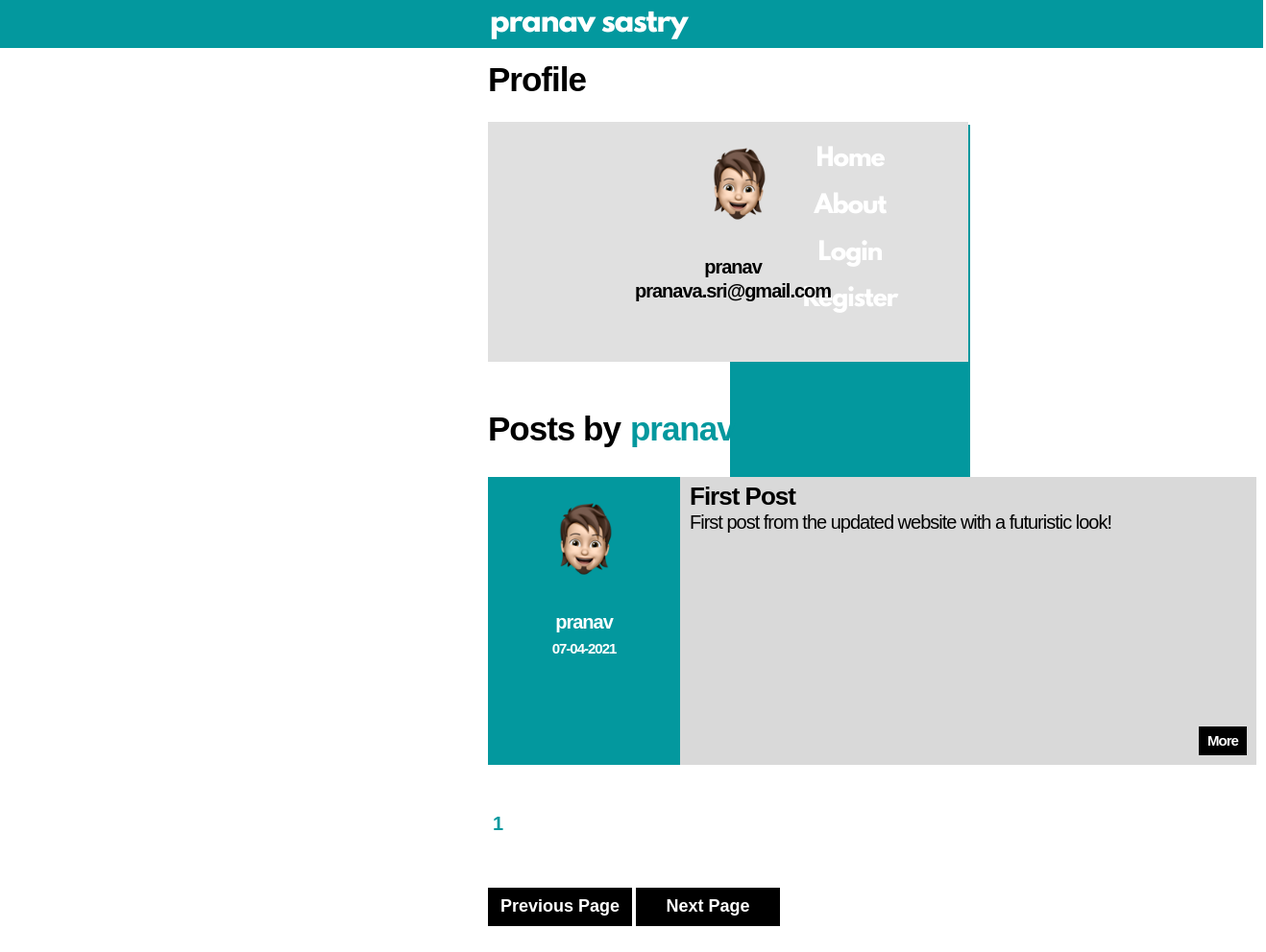
/pranav, run on an earlier commit of the app's database.
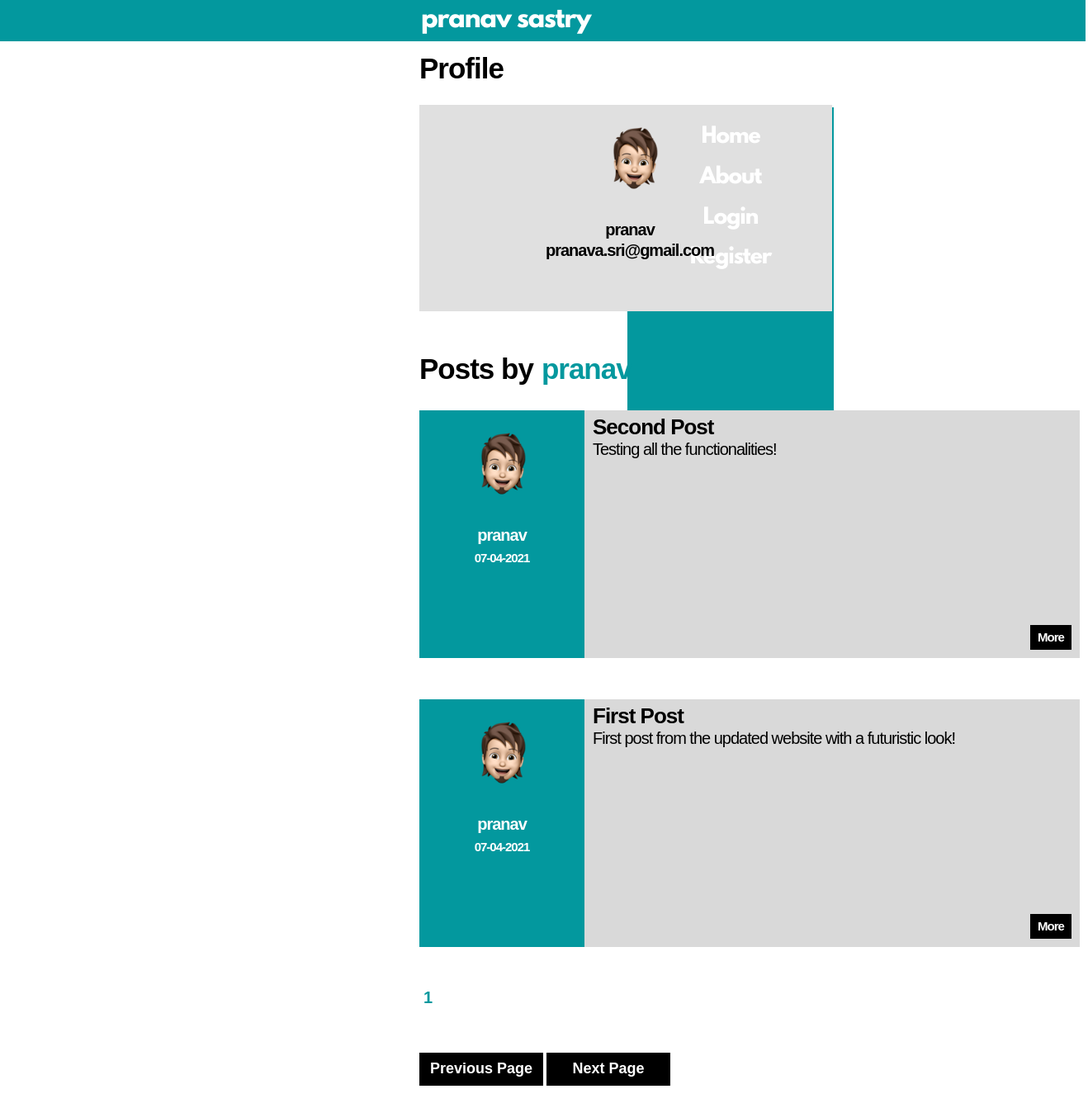
And on a later commit of the database.
### flaskblog/models.py (models this page shows, shortened)
class Post(db.Model):
    id = db.Column(db.Integer,primary_key=True)
    date = db.Column(db.DateTime,nullable=False,default=dt.datetime.utcnow)
    title = db.Column(db.String(100),nullable=False)
    content = db.Column(db.Text,nullable=False)
    user_id = db.Column(db.Integer,db.ForeignKey('user.id'),nullable=False)

class User(db.Model,UserMixin):
    id = db.Column(db.Integer,primary_key=True)
    username = db.Column(db.String(20),unique=True,nullable=False)
    email = db.Column(db.String(120),unique=True,nullable=False)
    image_file = db.Column(db.String(20),nullable=False,default='default.png')
    password = db.Column(db.String(60),nullable=False)
    posts = db.relationship('Post',backref='author',lazy=True)

### flaskblog/users/routes.py (the view)
@users.route("/<username>")
def profile(username):
    user = User.query.filter_by(username=username).first_or_404()
    if(user is not None):
        image_file = url_for('static',filename='profile_pics/{}'.format(user.image_file))
        page = request.args.get('page',1)
        posts = Post.query.filter_by(author=user).order_by(Post.date.desc()).paginate(per_page=5)
        return render_template("profile.html",image_file=image_file,user=user,posts=posts)
    else:
        image_file = url_for('static',filename='profile_pics/{}'.format('default.png'))
        page = request.args.get('page',1)
        posts = Post.query.filter_by(author=user).order_by(Post.date.desc()).paginate(per_page=5)
        return render_template("profile.html",title="Profile",image_file=image_file,user=user,posts=posts)

### flaskblog/templates/profile.html (shortened to what this page needs)
{% extends "layout.html" %}
{% block content %}
  <h1 style="margin-left:500px;">Profile</h1>
  <div class="post" style="margin-top:20px;height:250px;">
    <img class="user_img" src="{{ image_file }}" style="margin-left:210px;">
    <div style="text-align:center;">
      <h2 style="font-weight:700;">{{ user.username }}</h2>
      <h2 style="font-weight:600;margin-top:-15px;">{{ user.email }}</h2>
    </div>
  </div>
  <div style="height:50px;"></div>
  <h1 style="margin-left:500px;display:inline;">Posts by<h1 style="color:#03989e;display:inline;">{{ user.username }}</h1></h1>
  {% for post in posts.items %}
    <div class="post_card">
      <div class="post_card_left">
        <img class="user_img" style="margin-left:50px;margin-top:20px;" src="{{ url_for('static',filename='profile_pics/{}'.format(post.author.image_file)) }}">
        <h2 style="margin-left:0px;text-align:center;color:white;"><a style="text-decoration:none;color:white;" href="{{ url_for('users.profile',username=post.author.username) }}">{{ post.author.username }}</a></h2>
        <h2 style="margin-top:-10px;margin-left:0px;text-align:center;font-family:'Spartan-MB',sans-serif;font-size:15px;font-weight:600;color:white;">{{ post.date.strftime('%d-%m-%Y') }}</h2>
      </div>
      <button class="button more_button" style="margin-left:740px;margin-top:260px;"><a href="{{ url_for('posts.post_page',username=post.author.username,id=post.id) }}" style="text-decoration:none;color:inherit;"><h2 style="font-size:15px;margin:auto;">More</h2></a></button>
      <div style="margin-top:-285px;margin-left:200px;">
        <h1 style="margin-top:0px;margin-bottom:25px;font-size:26px;"><a style="text-decoration:none;color:inherit;" href="{{ url_for('posts.post_page',username=post.author.username,id=post.id) }}">{{ post.title }}</a></h1>
        {% if post.content|length >=310 %}
          <pre style="white-space:pre-wrap;"><h3 style="margin-top:-25px;font-family:'Spartan-MB',sans-serif;font-weight:normal;">{{ post.content[0:310] }}</h3><pre>
          <h2 style="margin-top:-20px;font-family:'Spartan-MB',sans-serif;font-weight:800;">Continued...</h2>
        {% else %}
          <pre style="white-space:pre-wrap;"><h3 style="margin-top:-25px;font-family:'Spartan-MB',sans-serif;font-weight:normal;">{{ post.content }}</h3><pre>
        {% endif %}
      </div>
    </div>
  {% endfor %}
  <div style="height:50px;"></div>
  <div style="margin-left:500px;">
    {% for page_num in posts.iter_pages(left_edge=1,right_edge=1,left_current=1,right_current=2) %}
      {% if page_num %}
        {% if page_num == posts.page%}
          <a class="paginate_selected" style="text-decoration:none;" href="{{ url_for('users.profile',username=user.username,page=page_num )}}">{{ page_num }}</a>
        {% else %}
          <a class="paginate" style="text-decoration:none;" href="{{ url_for('users.profile',username=user.username,page=page_num )}}">{{ page_num }}</a>
        {% endif %}
      {% else %}
        ...
      {% endif %}
    {% endfor %}
  </div>
  <div style="height:20px;"></div>
  <div>
    <button class="button submit_button" style="width:150px;margin-left:500px;"><a style="text-decoration:none;color:inherit;" href="{{ url_for('users.profile',username=user.username,page=posts.prev_num) }}">Previous Page</a></button>
    <button class="button submit_button" style="width:150px;margin-left:0px;"><a style="text-decoration:none;color:inherit;" href="{{ url_for('users.profile',username=user.username,page=posts.next_num) }}">Next Page</a></button>
  </div>
{% endblock content %}

What changed in the data, as far as the page shows it:
added Post: image_file (picture), author.username "pranav", date "07-04-2021", title "Second Post", content "Testing all the functionalities!"
